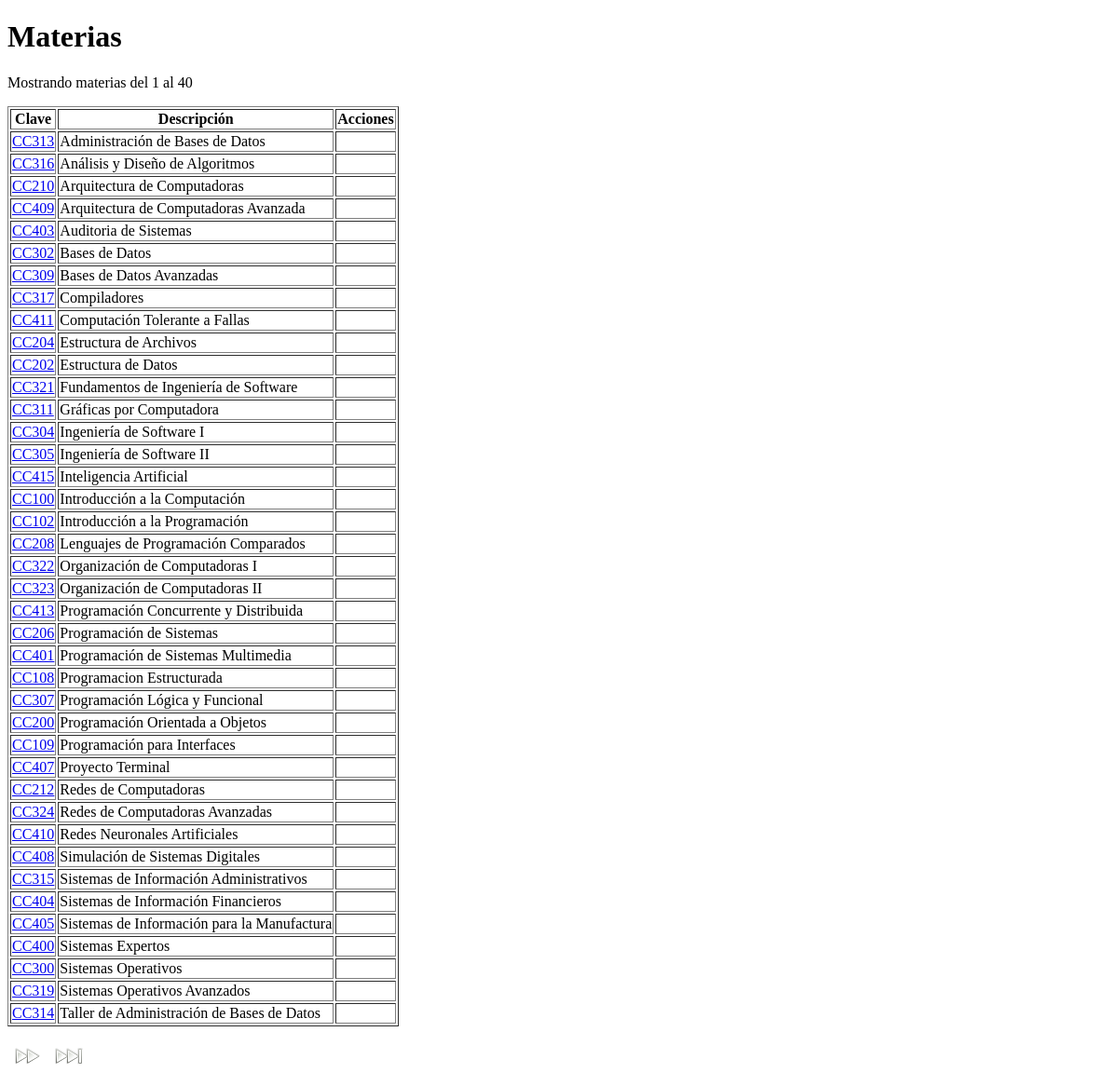
Page /html/admin/materias.php (signed in) on the committed database.
### tables this page shows
CREATE TABLE IF NOT EXISTS `Materias` (
  `Clave` char(5) NOT NULL,
  `Descripcion` varchar(100) NOT NULL,
  PRIMARY KEY (`Clave`)
);

### html/admin/materias.php (the view, shortened to what this page needs)
<!DOCTYPE html PUBLIC "-//W3C//DTD XHTML 1.0 Transitional//EN" "http://www.w3.org/TR/xhtml1/DTD/xhtml1-transitional.dtd">
<html xmlns="http://www.w3.org/1999/xhtml">
<head>
	<link rel="stylesheet" type="text/css" href="../css/theme.css" />
</head>
<body>
	<h1>Materias</h1>
	<?php
		require_once "../mysql-con.php";
		$result = mysql_query ("SELECT COUNT(*) AS TOTAL FROM Materias", $mysql_con);
		$row = mysql_fetch_object ($result);
		$total = $row->TOTAL;
		$offset = (isset ($_GET['off'])) ? $_GET['off'] : 0;
		settype ($offset, "integer");
		$cant = 40;
		$show = $cant;
		printf ("<p>Mostrando materias del %s al %s</p>", ($offset + 1), ($offset + $cant));
		echo "<table border=\"1\">";
		echo "<thead><tr><th>Clave</th><th>Descripción</th><th>Acciones</th>";
		echo "</tr></thead>\n";
		$query = sprintf ("SELECT * FROM Materias LIMIT %s, %s", $offset, $show);
		$result = mysql_query ($query, $mysql_con);
		echo "<tbody>";
		while (($object = mysql_fetch_object ($result))) {
			echo "<tr>";
			printf ("<td><a href=\"ver_materia.php?clave=%s\">%s</a></td>", $object->Clave, $object->Clave);
			echo "<td>".$object->Descripcion."</td>";
			echo "<td>";
			echo "</td></tr>\n";
		}
		echo "</tbody>";
		echo "</table>\n";
		echo "<p>";
		$next = $offset + $show;
		$ultimo = $total - ($total % $cant);
		if ($offset + $show < $total) {
			printf ("<a href=\"%s?off=%s\"><img class=\"icon\" src=\"../img/next.png\" /></a>\n", $_SERVER['SCRIPT_NAME'], $next);
			printf ("<a href=\"%s?off=%s\"><img class=\"icon\" src=\"../img/last.png\" /></a>\n", $_SERVER['SCRIPT_NAME'], $ultimo);
		}
		echo "</p>\n";
	?>
</body>
</html>

### html/css/theme.css (style rules this page uses)
a img { border: 0; }
.icon { vertical-align: middle; margin-right: 0.3em; margin-left: 0.3em; }
img, input, select, button { vertical-align: middle; }

### rows in the picture
materias: Clave "CC313", Descripcion "Administración de Bases de Datos"
materias: Clave "CC316", Descripcion "Análisis y Diseño de Algoritmos"
materias: Clave "CC210", Descripcion "Arquitectura de Computadoras"
materias: Clave "CC409", Descripcion "Arquitectura de Computadoras Avanzada"
materias: Clave "CC403", Descripcion "Auditoria de Sistemas"
materias: Clave "CC302", Descripcion "Bases de Datos"
materias: Clave "CC309", Descripcion "Bases de Datos Avanzadas"
materias: Clave "CC317", Descripcion "Compiladores"
materias: Clave "CC411", Descripcion "Computación Tolerante a Fallas"
materias: Clave "CC204", Descripcion "Estructura de Archivos"
materias: Clave "CC202", Descripcion "Estructura de Datos"
materias: Clave "CC321", Descripcion "Fundamentos de Ingeniería de Software"
materias: Clave "CC311", Descripcion "Gráficas por Computadora"
materias: Clave "CC304", Descripcion "Ingeniería de Software I"
materias: Clave "CC305", Descripcion "Ingeniería de Software II"
materias: Clave "CC415", Descripcion "Inteligencia Artificial"
materias: Clave "CC100", Descripcion "Introducción a la Computación"
materias: Clave "CC102", Descripcion "Introducción a la Programación"
materias: Clave "CC208", Descripcion "Lenguajes de Programación Comparados"
materias: Clave "CC322", Descripcion "Organización de Computadoras I"
materias: Clave "CC323", Descripcion "Organización de Computadoras II"
materias: Clave "CC413", Descripcion "Programación Concurrente y Distribuida"
materias: Clave "CC206", Descripcion "Programación de Sistemas"
materias: Clave "CC401", Descripcion "Programación de Sistemas Multimedia"
materias: Clave "CC108", Descripcion "Programacion Estructurada"
materias: Clave "CC307", Descripcion "Programación Lógica y Funcional"
materias: Clave "CC200", Descripcion "Programación Orientada a Objetos"
materias: Clave "CC109", Descripcion "Programación para Interfaces"
materias: Clave "CC407", Descripcion "Proyecto Terminal"
materias: Clave "CC212", Descripcion "Redes de Computadoras"
materias: Clave "CC324", Descripcion "Redes de Computadoras Avanzadas"
materias: Clave "CC410", Descripcion "Redes Neuronales Artificiales"
materias: Clave "CC408", Descripcion "Simulación de Sistemas Digitales"
materias: Clave "CC315", Descripcion "Sistemas de Información Administrativos"
materias: Clave "CC404", Descripcion "Sistemas de Información Financieros"
materias: Clave "CC405", Descripcion "Sistemas de Información para la Manufactura"
materias: Clave "CC400", Descripcion "Sistemas Expertos"
materias: Clave "CC300", Descripcion "Sistemas Operativos"
materias: Clave "CC319", Descripcion "Sistemas Operativos Avanzados"
materias: Clave "CC314", Descripcion "Taller de Administración de Bases de Datos"

### other values in the picture
$offset + 1 "1"
$offset + $cant "40"
